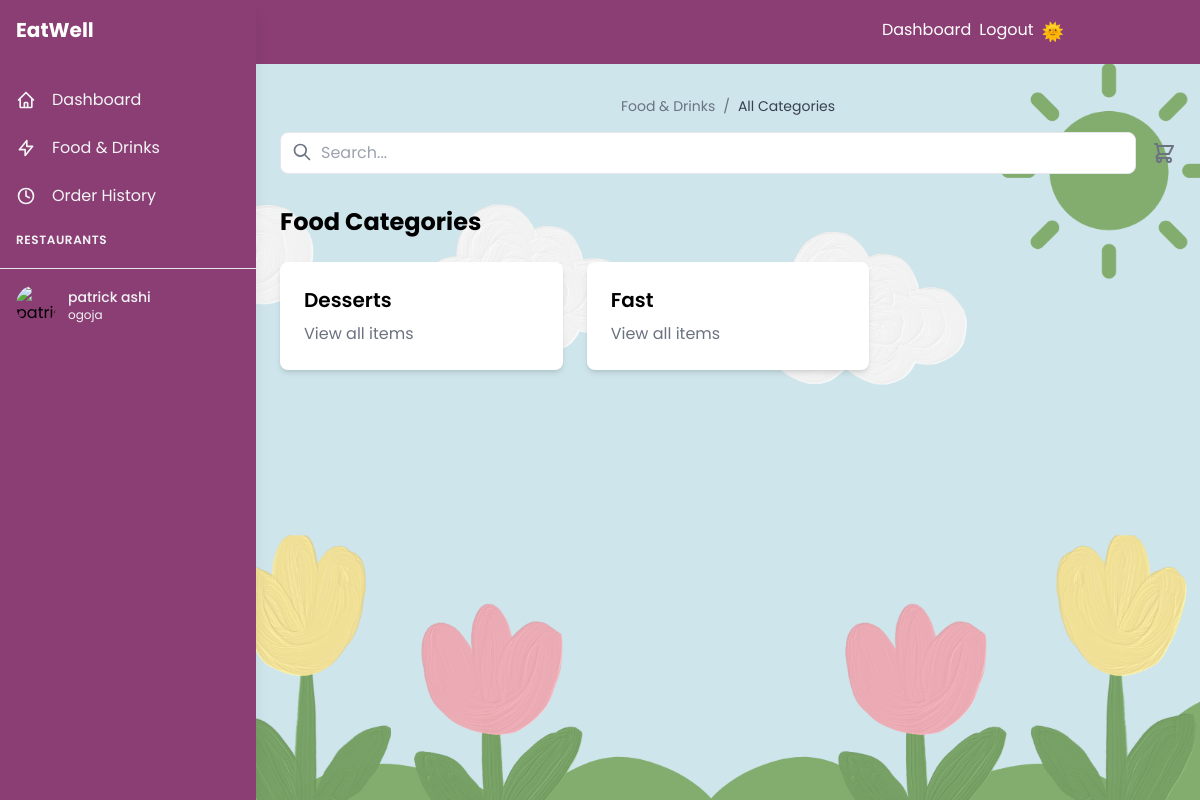
/customer/categories/ (signed in), run on an earlier commit of the app's database.
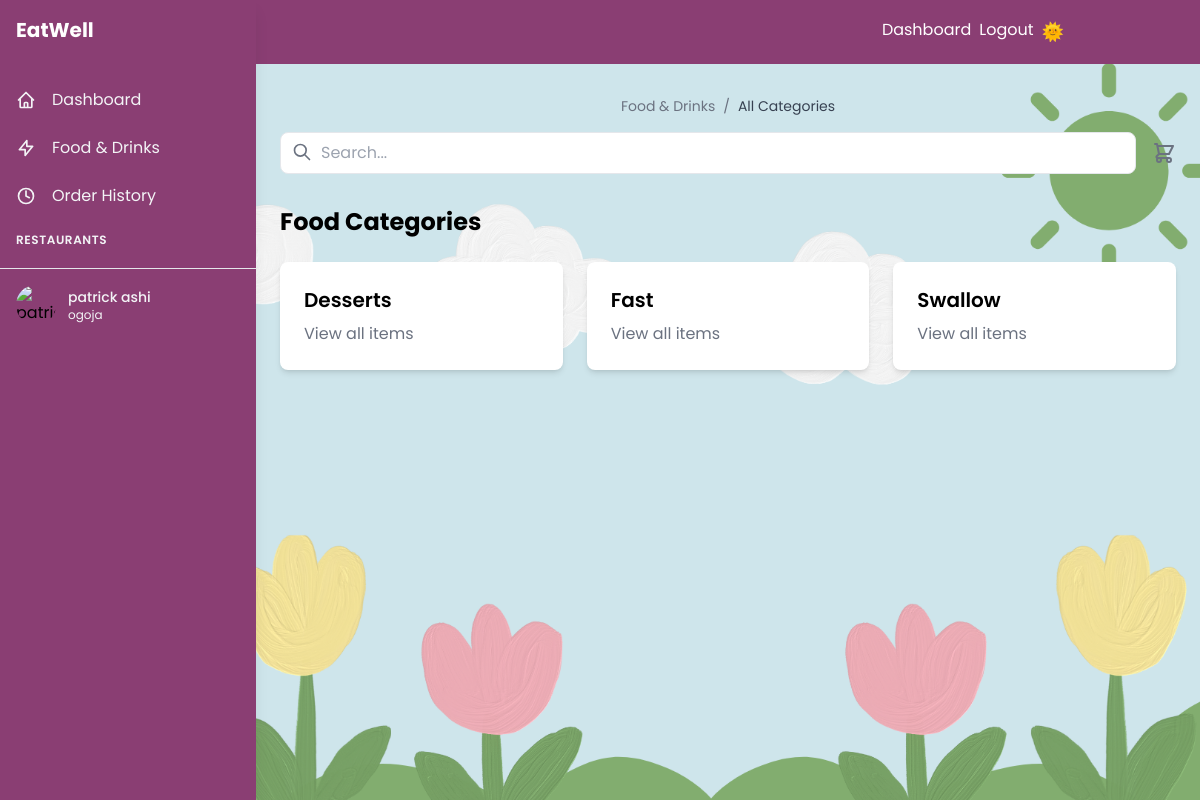
And on a later commit of the database.
### eatwellapp/models.py (models this page shows, shortened)
class Food(models.Model):
    CATEGORY_CHOICES = (
        ('fast', 'Fast'),
        ('drinks', 'Drinks'),
        ('swallow', 'Swallow'),
        ('desserts', 'Desserts'),
    )
    restaurant = models.ForeignKey(Restaurant, on_delete=models.CASCADE, related_name='foods')
    category = models.CharField(max_length=20, choices=CATEGORY_CHOICES, default='fast')
    name = models.CharField(max_length=100)
    description = models.TextField()
    price = models.DecimalField(max_digits=8, decimal_places=2)
    image = models.ImageField(upload_to='food_images/', blank=True, null=True)
    weight = models.IntegerField(help_text='Weight in grams', default=0)

### eatwellapp/views.py (the view)
# urls.py: path('customer/categories/', views.food_categories, name='food_categories'),
@login_required
def food_categories(request):
    categories = Food.objects.values('category').distinct()
    return render(request, 'eatwellapp/food_categories.html', {'categories': categories})

### eatwellapp/templates/eatwellapp/food_categories.html (shortened to what the changed rows need)
{% extends 'base.html' %}
{% load static %}
{% block content %}
<div class="flex h-screen bg-gray-100 font-sans py-8 px-4" style="background-image: url('{% static 'images/dashboard_bg.png' %}'); background-size: cover; background-repeat: no-repeat;">
    <div class="flex-1 lg:ml-64">
        <div class="py-8 px-2">
            <h2 class="text-2xl font-bold mb-6">Food Categories</h2>
            <div class="grid grid-cols-1 md:grid-cols-2 lg:grid-cols-3 gap-6">
                {% for category in categories %}
                <a href="{% url 'customer_dashboard' %}?category={{ category.category }}"
                   class="bg-white rounded-lg shadow-md p-6 hover:shadow-lg transition-shadow">
                    <h3 class="text-xl font-semibold mb-2">{{ category.category|title }}</h3>
                    <p class="text-gray-500">View all items</p>
                </a>
                {% empty %}
                <div class="col-span-3 text-center py-8">
                    <p class="text-gray-500">No categories available.</p>
                </div>
                {% endfor %}
            </div>
        </div>
    </div>
</div>
{% endblock %}

What changed in the data, as far as the page shows it:
added Food: category "Swallow"
